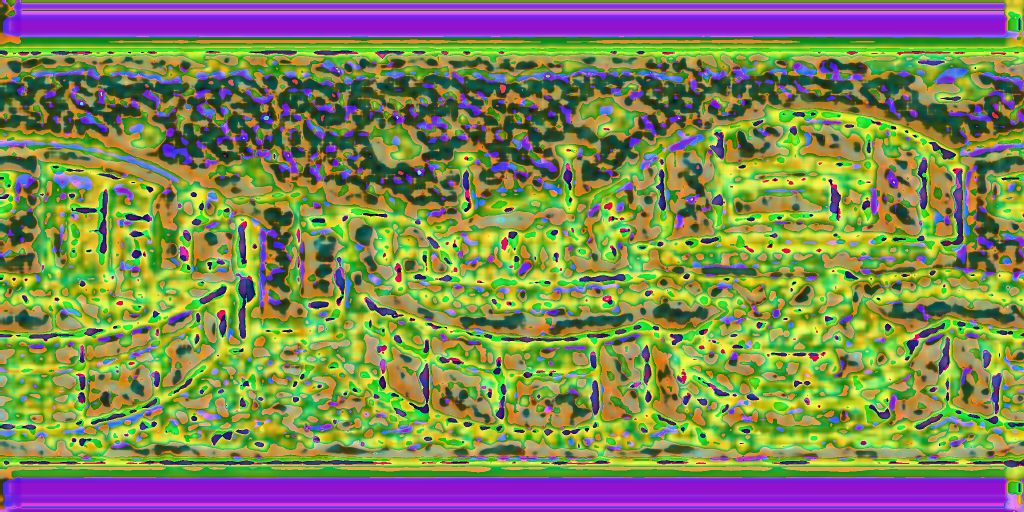
#> input picture m0_image_1.png, 2048 x 1024 px, found by its file name (shown at 1/2 size)
$ python vis_depth.py --img LightGlue/assets/DSC_0410.JPG
#> lines starting #> are read from the running program, lines starting #| are printed output that depends on the picture; pictures that were not available may be replaced by others from this repository, and a replacement may not be noted
import json
import numpy as np
import open3d as o3d
from imageio import imread
from PIL import Image

def get_uni_sphere_xyz(H, W):
    j, i = np.meshgrid(np.arange(H), np.arange(W), indexing='ij')
    u = (i+0.5) / W * 2 * np.pi
    v = ((j+0.5) / H - 0.5) * np.pi
    z = -np.sin(v)
    c = np.cos(v)
    y = c * np.sin(u)
    x = c * np.cos(u)
    sphere_xyz = np.stack([x, y, z], -1)
    return sphere_xyz


if __name__ == '__main__':

    import argparse
    parser = argparse.ArgumentParser(formatter_class=argparse.ArgumentDefaultsHelpFormatter)
    parser.add_argument('--img',
                        help='Image texture in equirectangular format')
    parser.add_argument('--depth',
                        help='Depth map')
    parser.add_argument('--scale', default=0.001, type=float,
                        help='Rescale the depth map')
    parser.add_argument('--crop_ratio', default=80/512, type=float,
                        help='Crop ratio for upper and lower part of the image')
    parser.add_argument('--crop_z_above', default=1.2, type=float,
                        help='Filter 3D point with z coordinate above')
    args = parser.parse_args()

    path = '/mnt/home_6T/public/koki/gibson_tiny/Collierville/pano/'
    img_path = path + 'rgb/point_p' + '000024' + '_view_equirectangular_domain_rgb.png'
    depth_path = path + 'mist/point_p' + '000024' + '_view_equirectangular_domain_mist.png'
    # path =
    # Reading rgb-d
    rgb = imread('/home/koki/Localization/m0_image_1.png')
#> rgb is the input picture: shape (1024, 2048, 3); mean R, G, B 127.7, 133.3, 87.7
    # rgb = rgb.reshape()
    print(rgb.shape)
#| (1024, 2048, 3)
    # depth = imread(depth_path)
    # depth = Image.fromarray(depth).resize((1024,512))
    # depth = np.array(depth)

    depth = imread(depth_path)[...,None].astype(np.float32) * args.scale
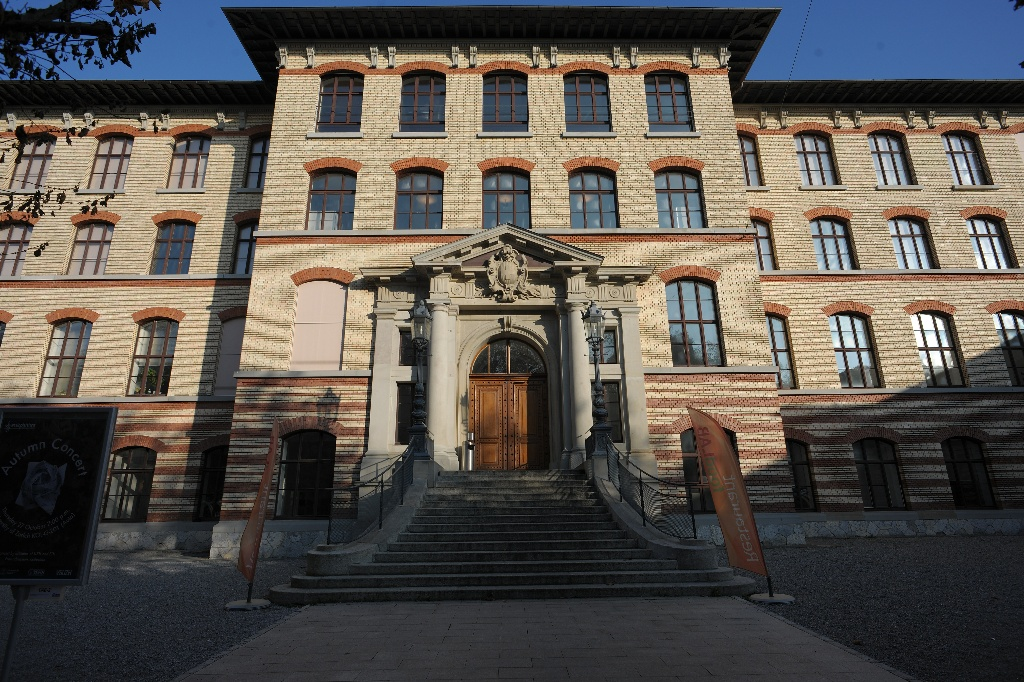
#> input picture LightGlue/assets/DSC_0410.JPG, 1024 x 682 px, given in place of point_p000024_view_equirectangular_domain_mist.png, which was not available
    print(depth.shape)
#| (682, 1024, 3, 1)
    # depth = depth.


    # Project to 3d
    H, W = rgb.shape[:2]
#> H = 1024; W = 2048
    xyz = depth * get_uni_sphere_xyz(H, W)
#> in get_uni_sphere_xyz, `z = -np.sin(v)`:
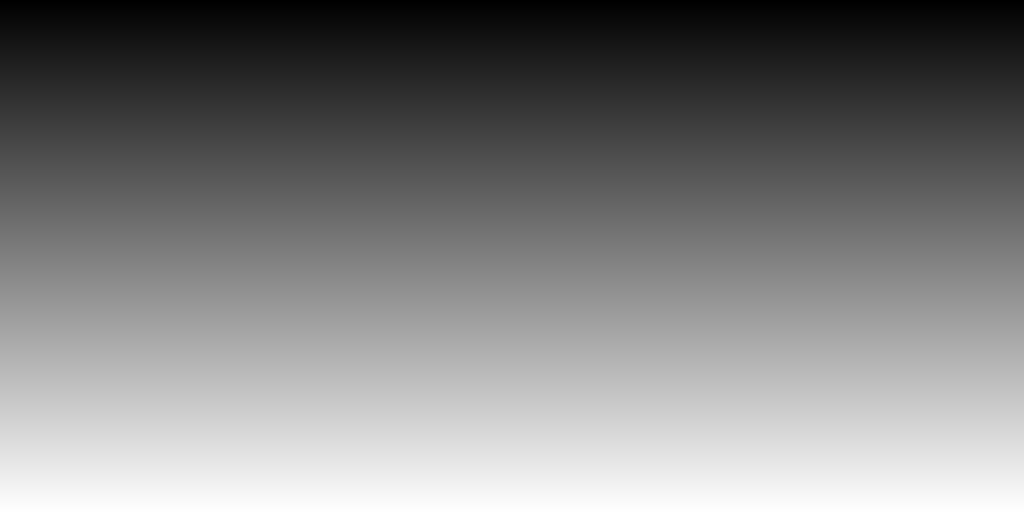
#> v: shape (1024, 2048) float64 (shown at 1/2 size); min -1.57, max 1.57, mean 8.67e-19; drawn with min black and max white
#> in get_uni_sphere_xyz, `y = c * np.sin(u)`:
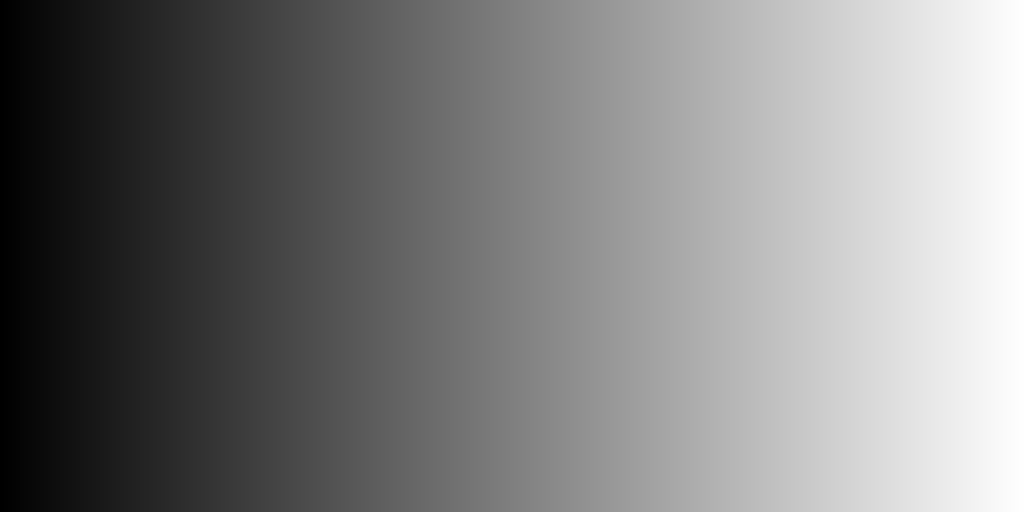
#> u: shape (1024, 2048) float64 (shown at 1/2 size); min 0.00153, max 6.28, mean 3.14; drawn with min black and max white
#> (the run stopped early here; a loop or call above may not have finished)
